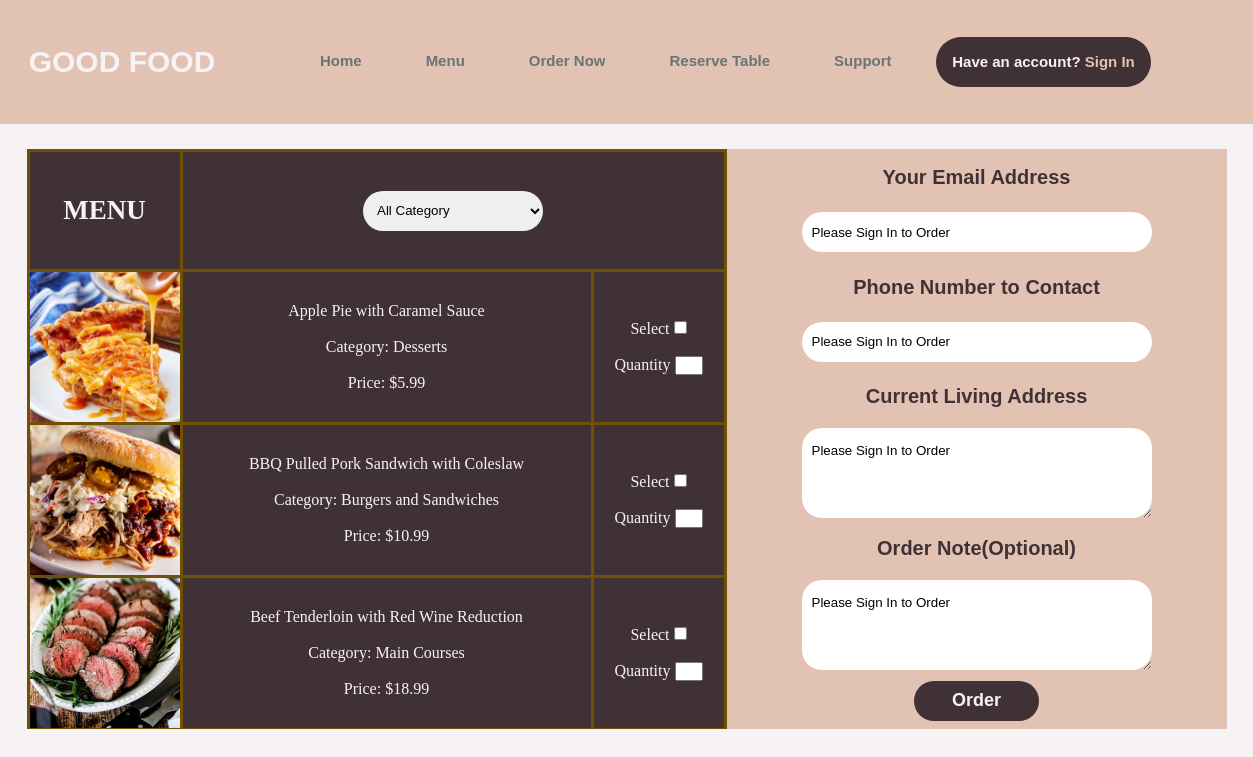
/GoodFood/Order.php, run on the app's committed database.
### tables this page shows
CREATE TABLE `menu` (
  `id` int(11) NOT NULL,
  `name` varchar(50) NOT NULL,
  `category` varchar(30) NOT NULL,
  `price` double NOT NULL,
  `pic` blob NOT NULL
);

### GoodFood/Order.php (the view, shortened to what this page needs)
<html>
    <head>
        <link rel="stylesheet" type="text/css" href="design.css"/>
    </head>
    <body>
        <table id="main_table" class="exclude_style">
            <tr>
                <td>
                   <div class="logo">
                        <h2>GOOD FOOD</h2>
                    </div>
                </td>
                <td>
                    <div class="navbar">
                        <a href="Home.php">Home</a>
                        <a href="Menu.php">Menu</a>
                        <a href="Order.php">Order Now</a>
                        <a href="Reserve.php">Reserve Table</a>
                        <a href="Support.php">Support</a>
                    </div>
                </td>
                <?php
                if(isset($_SESSION['successfulSignin']) && $_SESSION['successfulSignin']==true){
                    echo '
                    <td>
                    <div class="sign">
                    <p>Ready to exit?
                    <a href="SignOut.php">Sign Out</a>
                    </p>
                    </div>
                    </td>
                    ';
                    $userid = $_SESSION['sess_id'];
                    $host = "localhost";
                    $user = "root";
                    $password = "";
                    $database = "goodfood";
                    $conn = mysqli_connect($host,$user,$password,$database) or die("Could not connect to database");
                    $sql1 = "SELECT * FROM member WHERE id = '".$userid."'";
                    mysqli_select_db($conn, $database);
                    $result = mysqli_query($conn, $sql1);
                    $myrow = mysqli_fetch_array($result, MYSQLI_ASSOC);
                    $m_email = $myrow['email'];
                    $m_phone = $myrow['phone'];
                    $m_address = $myrow['address'];
                    $m_note = "";
                }
                else{
                    echo '
                    <td>
                    <div class="sign">
                    <p>Have an account?
                    <a href="SignIn.php">Sign In</a>
                    </p>
                    </div>
                    </td>
                    ';
                    $m_email = "Please Sign In to Order";
                    $m_phone = "Please Sign In to Order";
                    $m_address = "Please Sign In to Order";
                    $m_note = "Please Sign In to Order";
                }
                ?>
            </tr>
        </table>
        <center>
        <form id="menuForm" action="Order1.php" method="post"
        style="margin-top:25px; padding: 0px; border-radius: 0px; width:1200px; heigth:580px;">
        <div id="div1" style="width:700px; max-height:580px; overflow-y:scroll;">
        <table class="exclude_style"
        style="background:#403234; color:#F7F3F5; font-weight:normal; border:3px solid #705103; border-collapse:collapse; width:100%;">
            <tr><th style = "text-align: center; height:120px; width:150px; background:#403234; border:3px solid #705103;"><h2>MENU</h2></th>
            <th colspan=2 style="background:#403234; border:3px solid #705103;">
            <select name = "f_category" onchange="selfaction(this.value);" style="width: 180px; height: 40px; border: #F7F3F5; border-radius: 20px; padding-left:10px;">
            <option value="All Category"
            <?php if(isset($_POST["f_category"]) && $_POST["f_category"]=="All Category") echo "selected"; ?>
            >All Category</option>
            </select>
            </th></tr>
        <?php
        $host = "localhost";
        $user = "root";
        $password = "";
        $database = "goodfood";
        $conn = mysqli_connect($host,$user,$password,$database) or die("Could not connect to database");
        if(isset($_POST["f_category"])){
            $select = $_POST["f_category"];
            if($select == "All Category"){
                $sql = "SELECT * FROM menu ORDER BY name ASC";
            }else{
                $sql = "SELECT * FROM menu WHERE category = '".$select."' ORDER BY name ASC";
            }
        }else{
            $sql = "SELECT * FROM menu ORDER BY name ASC";
        }
        $query=$conn->query($sql);
        $iterate=0;
        while($row=$query->fetch_array()){
        ?>
        <tr>
            <td style="border:3px solid #705103;"><img src="<?php echo $row['pic'];?>" controls width="150px" height="150px"></td>
            <td style="border:3px solid #705103;"><?php echo $row['name'];?><br><br>Category: <?php echo $row['category'];?><br><br>
            Price: $<?php echo $row['price'];?></td>
            <td style="border:3px solid #705103; width:130px;">
                Select <input type="checkbox" value="<?php echo $row['id'];?>||<?php echo $iterate;?>" name="productid[]" style="accent-color:#705103;"><br><br>
                Quantity <input type="text" class="form-control" name="quantity_<?php echo $iterate; ?>" style="width:28px; text-align:center;">
            </td>
        </tr>
        <?php
        $iterate++;
        }
        ?>
    </table>
    </div>
    <div>
    <table id="formtable" style="width:500px; height:580px;">
        <tr><td>Your Email Address</td></tr>
        <tr><td><input type="text" name="customer" value="<?php echo $m_email;?>" readonly required></td></tr>
        <tr><td>Phone Number to Contact</td></tr>
        <tr><td><input type="text" name="phone" value="<?php echo $m_phone;?>" required pattern="[0-9]{10}" title="Enter a 10-digit Phone No."></td></tr>
        <tr><td>Current Living Address</td></tr>
        <tr><td><textarea name="address" rows="5" cols="45" required
        style="font-family: Arial; border: #F7F3F5; border-radius: 20px; padding-left:10px;
        padding-top: 15px; width: 350px; text-align:left;"><?php echo $m_address;?></textarea></td></tr>
        <tr><td>Order Note(Optional)</td></tr>
        <tr><td><textarea name="note" rows="5" cols="45"
        style="font-family: Arial; border: #F7F3F5; border-radius: 20px; padding-left:10px;
        padding-top: 15px; width: 350px; text-align:left;"><?php echo $m_note;?></textarea></td></tr>
        <tr><td><button type="submit"class="btn btn-primary"><span class="glyphicon glyphicon-floppy-disk"></span>Order</button></td></tr>
    </table>
    </form>
    </center>
</body>
</html>

### GoodFood/design.css (style rules this page uses)
* { margin: 0; padding: 0; }
body { background-color: #F7F3F5; }
#main_table { width: 100%; height: 75px; background-color: #E2C2B3; }
.logo { color: #F7F3F5; font-family: Arial; font-size: 20px; padding-left: 20px; float: left; width: 200px; }
.navbar { width: 700px; height: 70px; margin-top: 50px; float: left; }
.navbar a { text-decoration: none; color: #687477; font-family: Arial; font-weight: bold; transition: 0.4s ease-in-out; margin-left: 60px; font-size: 15px; }
.sign { width: 215px; height: 50px; margin-right: 100px; float: right; background-color: #403234; border-radius: 30px; justify-content: center; align-items: center; list-style: none; }
.sign p { text-decoration: none; color: #F7F3F5; font-family: Arial; font-weight: bold; margin-top: 16px; font-size: 15px; }
.sign a { text-decoration: none; color: #E2C2B3; font-family: Arial; font-weight: bold; transition: 0.4s ease-in-out; font-size: 15px; }
table:not(.exclude_style) { margin-left: 50px; margin-right: 50px; }
table { font-family: Marcopolo; text-decoration-color: #403234; font-weight: bold; text-align: center; }
button { width: 125px; height: 40px; border: 0px; border-radius: 30px; background: #403234; font-size: 18px; color: #F7F3F5; font-family: Arial; font-weight: bold; transition: 0.2s ease-in-out; }
th { font-size: 18px; width: 180px; height: 50px; font-weight: bold; }
form { background-color: #E2C2B3; border-radius: 30px; width: 450px; padding: 40px; }
#formtable td { width: 350px; height: 50px; font-size: 20px; font-family: Arial; color: #403234; }
#formtable td input { width: 350px; height: 40px; border: #F7F3F5; border-radius: 20px; padding-left: 10px; }
#div1 { float: left; }

### data on the page
menu: pic (picture), name "Apple Pie with Caramel Sauce", category "Desserts", price "5.99"
menu: pic (picture), name "BBQ Pulled Pork Sandwich with Coleslaw", category "Burgers and Sandwiches", price "10.99"
menu: pic (picture), name "Beef Tenderloin with Red Wine Reduction", category "Main Courses", price "18.99"
